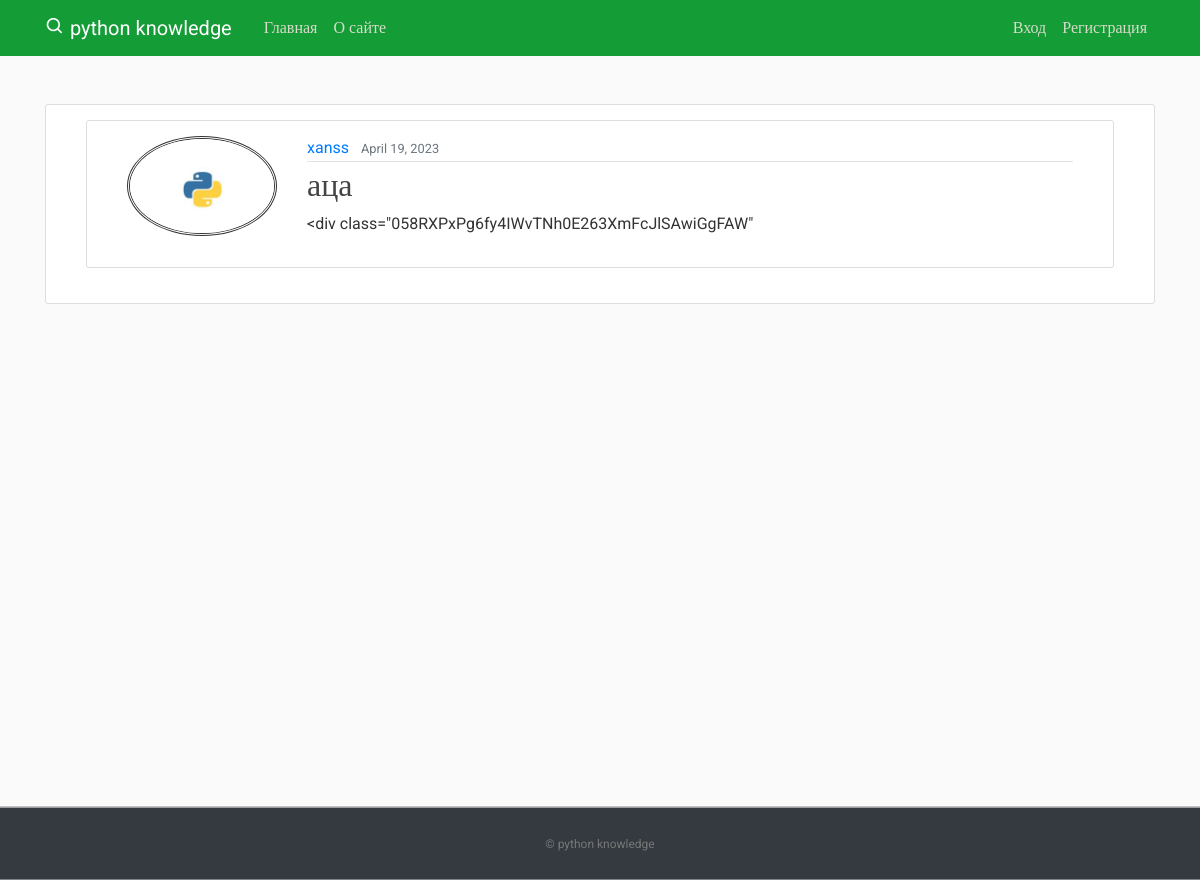
/post/5/, run on the app's committed database.
### blog/models.py (models this page shows, shortened)
class Post(models.Model):
    title = models.CharField(max_length=100)
    content = models.TextField()
    date_posted = models.DateTimeField(default=timezone.now)
    author = models.ForeignKey(User, on_delete=models.CASCADE)

### users/models.py (models this page shows, shortened)
class Profile(models.Model):
    user = models.OneToOneField(User, on_delete=models.CASCADE)
    image = models.ImageField(default='default.jpg', upload_to='profile_pics')

### blog/views.py (the view)
# urls.py: path('post/<int:pk>/', PostDetailView.as_view(), name='post-detail'),
class PostDetailView(DetailView):
    model = Post

### blog/templates/blog/post_detail.html (shortened to what this page needs)
{% extends "blog/base.html" %}
{% block content %}
  <article class="media content-section">
    <img class="rounded-circle article-img" src="{{ object.author.profile.image.url }}">
    <div class="media-body">
      <div class="article-metadata">
        <a class="mr-2" href="{% url 'user-posts' object.author.username %}">{{ object.author }}</a>
        <small class="text-muted">{{ object.date_posted|date:"F d, Y" }}</small>
      </div>
      <h2 class="article-title">{{ object.title }}</h2>
      <p class="article-content">{{ object.content }}</p>
    </div>
  </article>
{% endblock content %}

### blog/static/blog/mnain.css (style rules this page uses)
﻿body, html { width:100%; height:100% }
body { margin:0; padding:0; background: #fafafa; color: #333333; margin-top: 5rem; font-family:Roboto; }
h1, h2, h3, h4, h5, h6 { color: #444444; }
.content-section { background: #ffffff; padding: 15px 40px; border: 1px solid #dddddd; border-radius: 3px; margin-bottom: 20px; }
.article-title { color: #444444; }
.article-content { white-space: pre-line; }
.article-img { height: 100px; width: 150px; margin-right: 30px; border-style: double; }
.article-metadata { padding-bottom: 1px; margin-bottom: 4px; border-bottom: 1px solid #e3e3e3 }

### data on the page
Post: author.profile.image (picture), author "xanss", date_posted "April 19, 2023", title "аца", content "<div class=\"058RXPxPg6fy4IWvTNh0E263XmFcJlSAwiGgFAW\""
